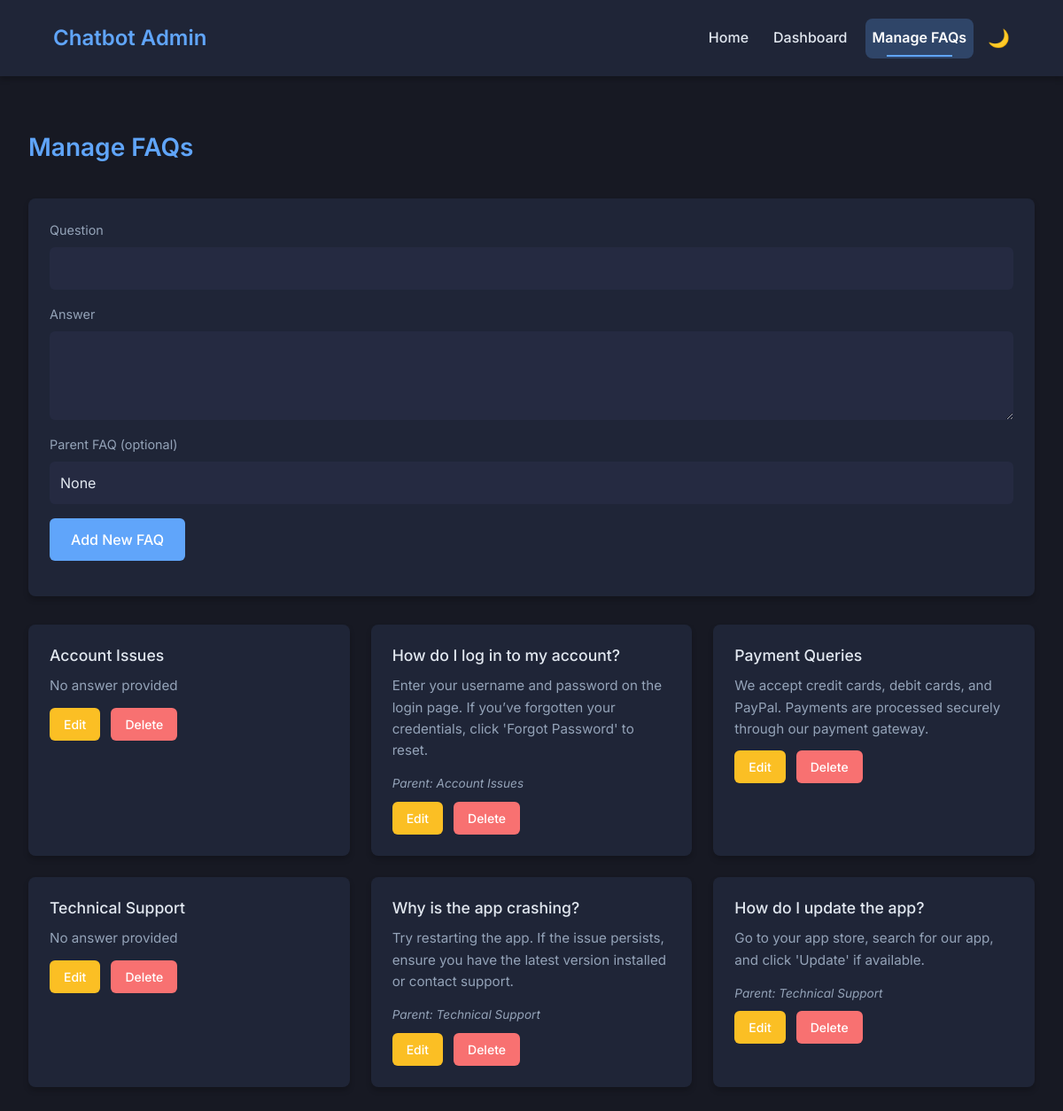
Before: /admin_panel/manage-faqs/ (signed in) with the older database file.
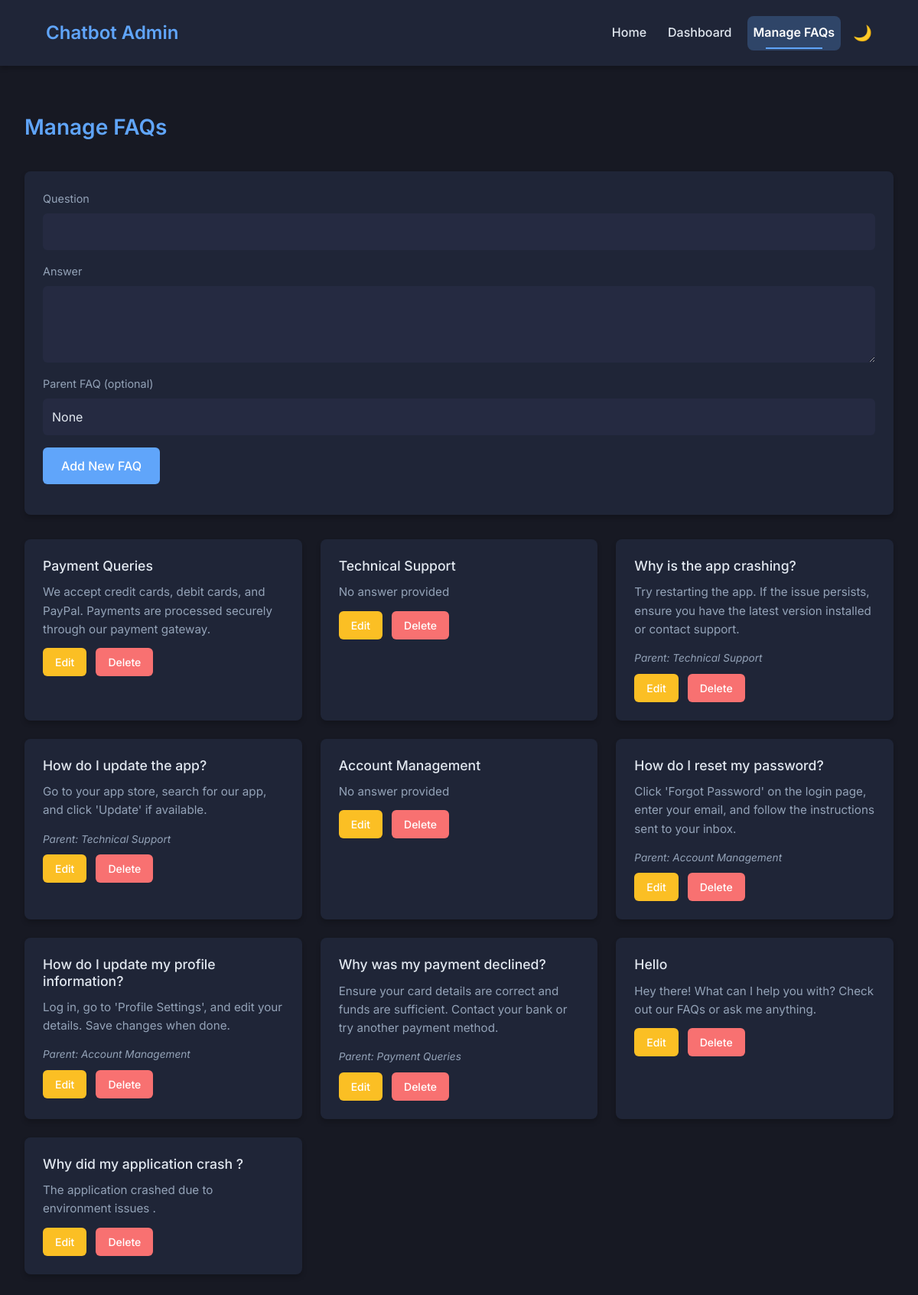
After: the same page with the newer database file.
### admin_panel/models.py (models this page shows)
class FAQ(models.Model):
    question = models.CharField(max_length=255)
    answer = models.TextField(blank=True, null=True)  # Made nullable for parent FAQs
    parent = models.ForeignKey('self', on_delete=models.CASCADE, null=True, blank=True, related_name='children')
    created_at = models.DateTimeField(auto_now_add=True)
    def __str__(self):
        return self.question

### admin_panel/views.py (the view)
# urls.py: path('manage-faqs/', views.manage_faqs, name='manage_faqs'),
@login_required
def manage_faqs(request):
    if request.method == 'POST':
        form = FAQForm(request.POST)
        if form.is_valid():
            form.save()
            return redirect('admin_panel:manage_faqs')
    else:
        form = FAQForm()
    faqs = FAQ.objects.all()
    return render(request, 'admin_panel/manage_faqs.html', {'faqs': faqs, 'form': form})

### admin_panel/forms.py
class FAQForm(forms.ModelForm):
    class Meta:
        model = FAQ
        fields = ['question', 'answer', 'parent']
        widgets = {
            'question': forms.TextInput(attrs={'class': 'form-control'}),
            'answer': forms.Textarea(attrs={'class': 'form-control'}),
            'parent': forms.Select(attrs={'class': 'form-control'}),
        }
    def __init__(self, *args, **kwargs):
        super().__init__(*args, **kwargs)
        self.fields['parent'].queryset = FAQ.objects.all()
        self.fields['parent'].label = "Parent FAQ (optional)"
        self.fields['parent'].required = False
        self.fields['parent'].empty_label = "None"  # Adds "None" option

### admin_panel/templates/admin_panel/manage_faqs.html (shortened to what this page needs)
<!DOCTYPE html>
<html lang="en" data-theme="dark">
<head>
    <link rel="stylesheet" href="https://cdn.jsdelivr.net/npm/bootstrap@5.3.0/dist/css/bootstrap.min.css">
</head>
<body>
    <nav class="navbar navbar-expand-lg navbar-dark">
        <div class="container-fluid">
            <a class="navbar-brand" href="{% url 'admin_panel:dashboard' %}">Chatbot Admin</a>
            <div class="collapse navbar-collapse" id="navbarNav">
                <ul class="navbar-nav ms-auto">
                    <li class="nav-item"><a class="nav-link" href="{% url 'chatbot_project:homepage' %}">Home</a></li>
                    <li class="nav-item"><a class="nav-link" href="{% url 'admin_panel:dashboard' %}">Dashboard</a></li>
                    <li class="nav-item"><a class="nav-link active" href="{% url 'admin_panel:manage_faqs' %}">Manage FAQs</a></li>
                </ul>
                <button class="theme-toggle" onclick="toggleTheme()">🌙</button>
            </div>
        </div>
    </nav>
    <div class="faq-container">
        <div class="faq-header">
            <h2>Manage FAQs</h2>
        </div>
        <div class="form-container">
            <form method="POST" class="mb-3">
                <div class="form-group">
                    <label for="id_question">Question</label>
                    {{ form.question }}
                </div>
                <div class="form-group">
                    <label for="id_answer">Answer</label>
                    {{ form.answer }}
                </div>
                <div class="form-group">
                    <label for="id_parent">Parent FAQ (optional)</label>
                    {{ form.parent }}
                </div>
                <button type="submit" class="btn btn-accent">Add New FAQ</button>
            </form>
        </div>
        <div class="faq-grid">
            {% for faq in faqs %}
                <div class="faq-card">
                    <h5 class="faq-question">{{ faq.question }}</h5>
                    {% if faq.answer %}
                        <p class="faq-answer">{{ faq.answer }}</p>
                    {% else %}
                        <p class="faq-answer">No answer provided</p>
                    {% endif %}
                    {% if faq.parent %}
                        <span class="faq-parent">Parent: {{ faq.parent.question }}</span>
                    {% endif %}
                    <div class="actions mt-2">
                        <button class="btn btn-warning btn-sm" data-bs-toggle="modal" data-bs-target="#editFaqModal"
                                data-faq-id="{{ faq.id }}" data-faq-question="{{ faq.question }}"
                                data-faq-answer="{{ faq.answer|default:'' }}" data-faq-parent="{{ faq.parent.id|default:'' }}">
                            Edit
                        </button>
                        <form method="POST" action="{% url 'admin_panel:delete_faq' faq.id %}" style="display: inline-block;">
                            <button type="submit" class="btn btn-danger btn-sm">Delete</button>
                        </form>
                    </div>
                </div>
            {% empty %}
                <div class="alert alert-info w-100 text-center">No FAQs available yet.</div>
            {% endfor %}
        </div>
    </div>
</body>
</html>

### admin_panel/templates/admin_panel/manage_faqs.html (style rules this page uses)
:root[data-theme="dark"] { --bg-primary: #171923; --bg-secondary: #252a41; --nav-bg: #1f2537; --text-primary: #e2e8f0; --text-secondary: #94a3b8; --accent: #60a5fa; --card-bg: #1f2537; --shadow: 0 4px 6px rgba(0, 0, 0, 0.2); --success: #34d399; --warning: #fbbf24; --error: #f87171; --nav-hover: rgba(96, 165, 250, 0.15); --nav-active: rgba(96, 165, 250, 0.25); --clear-btn: #f87171; }
* { margin: 0; padding: 0; box-sizing: border-box; font-family: 'Inter', sans-serif; }
body { background-color: var(--bg-primary); color: var(--text-primary); line-height: 1.6; }
.navbar { background-color: var(--nav-bg); padding: 1rem 2rem; box-shadow: var(--shadow); }
.navbar-brand { font-size: 1.5rem; font-weight: 600; color: var(--accent); padding: 0.5rem 1rem; transition: opacity 0.3s ease; }
.navbar-nav { gap: 0.75rem; }
.nav-link { color: var(--text-primary); font-weight: 500; padding: 0.6rem 1.5rem; border-radius: 8px; transition: all 0.3s ease; position: relative; text-decoration: none; }
.nav-link.active { background-color: var(--nav-active); color: var(--accent); font-weight: 600; }
.nav-link::after { content: ''; position: absolute; width: 0; height: 2px; bottom: 2px; left: 50%; background-color: var(--accent); transition: all 0.3s ease; }
.nav-link:hover::after, .nav-link.active::after { width: 60%; left: 20%; }
.theme-toggle { background: none; border: none; color: var(--text-primary); font-size: 1.25rem; cursor: pointer; padding: 0.6rem 1rem; border-radius: 8px; transition: all 0.3s ease; }
.faq-container { max-width: 1200px; margin: 2rem auto; padding: 2rem; }
.faq-header { display: flex; justify-content: space-between; align-items: center; margin-bottom: 2rem; }
.faq-header h2 { font-size: 1.75rem; font-weight: 600; color: var(--accent); }
.form-container { background: var(--card-bg); padding: 1.5rem; border-radius: 8px; box-shadow: var(--shadow); margin-bottom: 2rem; }
.form-group { margin-bottom: 1rem; }
.form-group label { font-size: 0.9rem; color: var(--text-secondary); margin-bottom: 0.5rem; display: block; }
.form-group input, .form-group textarea, .form-group select { width: 100%; padding: 0.75rem; border: none; border-radius: 6px; background: var(--bg-secondary); color: var(--text-primary); font-size: 1rem; transition: box-shadow 0.3s ease; }
.form-group textarea { height: 100px; resize: vertical; }
.btn-accent { background: var(--accent); border: none; padding: 0.75rem 1.5rem; border-radius: 6px; color: white; font-weight: 500; transition: background-color 0.3s ease, opacity 0.3s ease; }
.faq-grid { display: grid; grid-template-columns: repeat(auto-fit, minmax(300px, 1fr)); gap: 1.5rem; }
.faq-card { background: var(--card-bg); padding: 1.5rem; border-radius: 8px; box-shadow: var(--shadow); transition: transform 0.2s ease; }
.faq-card h5 { font-size: 1.1rem; color: var(--text-primary); margin-bottom: 0.75rem; }
.faq-card p { font-size: 0.95rem; color: var(--text-secondary); margin-bottom: 0.75rem; }
.faq-card .faq-parent { font-size: 0.85rem; color: var(--text-secondary); font-style: italic; }
.actions { display: flex; gap: 0.75rem; flex-wrap: wrap; }
.btn-warning { background: var(--warning); border: none; padding: 0.5rem 1rem; border-radius: 6px; color: white; font-weight: 500; transition: opacity 0.3s ease; }
.btn-danger { background: var(--error); border: none; padding: 0.5rem 1rem; border-radius: 6px; color: white; font-weight: 500; transition: opacity 0.3s ease; }

Changed rows visible on the page:
removed FAQ: question "Account Issues", answer "No answer provided"
removed FAQ: question "How do I log in to my account?", answer "Enter your username and password on the login page. If you’ve forgotten your credentials, click 'Forgot Password' to reset.", parent.question "Account Issues"
added FAQ: question "Account Management", answer "No answer provided"
added FAQ: question "How do I reset my password?", answer "Click 'Forgot Password' on the login page, enter your email, and follow the instructions sent to your inbox.", parent.question "Account Management"
added FAQ: question "How do I update my profile information?", answer "Log in, go to 'Profile Settings', and edit your details. Save changes when done.", parent.question "Account Management"
added FAQ: question "Why was my payment declined?", answer "Ensure your card details are correct and funds are sufficient. Contact your bank or try another payment method.", parent.question "Payment Queries"
added FAQ: question "Hello", answer "Hey there! What can I help you with? Check out our FAQs or ask me anything."
added FAQ: question "Why did my application crash ?", answer "The application crashed due to environment issues ."
